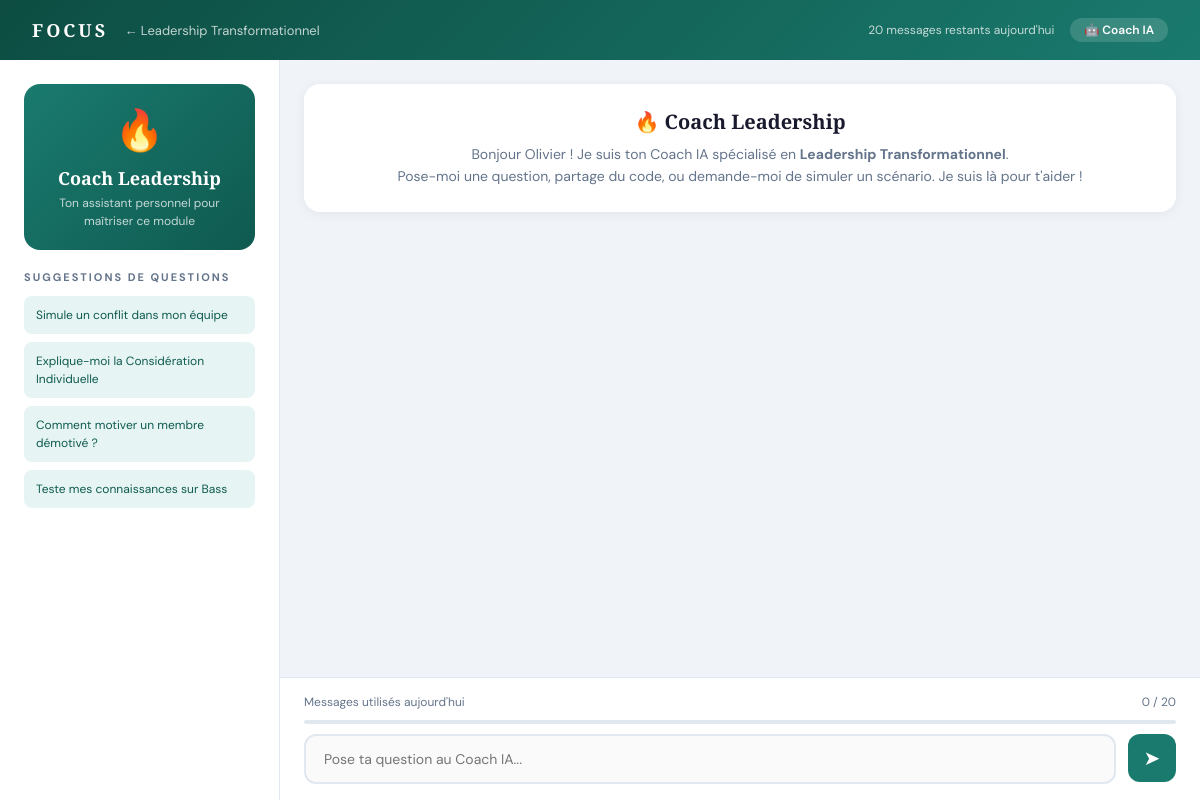
Page /modules/leadership/coach (signed in) on the committed database.
### tables this page shows
CREATE TABLE modules (
            id              INTEGER PRIMARY KEY AUTOINCREMENT,
            slug            TEXT    NOT NULL UNIQUE,
            title           TEXT    NOT NULL,
            description     TEXT,
            icon            TEXT,
            color           TEXT    NOT NULL DEFAULT '#1A7A6E',
            order_index     INTEGER NOT NULL DEFAULT 0,
            is_published    INTEGER NOT NULL DEFAULT 1,
            passing_score   INTEGER NOT NULL DEFAULT 70,
            created_at      TEXT    NOT NULL DEFAULT (datetime('now'))
        );

CREATE TABLE users (
            id              INTEGER PRIMARY KEY AUTOINCREMENT,
            full_name       TEXT    NOT NULL,
            email           TEXT    NOT NULL UNIQUE,
            password_hash   TEXT    NOT NULL,
            role            TEXT    NOT NULL DEFAULT 'member'
                                    CHECK(role IN ('member', 'admin')),
            establishment   TEXT,
            city            TEXT,
            bio             TEXT,
            avatar_url      TEXT,
            status          TEXT    NOT NULL DEFAULT 'pending'
                                    CHECK(status IN ('pending', 'active', 'suspended')),
            points          INTEGER NOT NULL DEFAULT 0,
            created_at      TEXT    NOT NULL DEFAULT (datetime('now')),
            last_login      TEXT,
            email_verified  INTEGER NOT NULL DEFAULT 0
        );

### app.py (the view)
@app.route("/modules/<slug>/coach")
@login_required
def coach_page(slug):
    user   = get_current_user()
    module = get_module_by_slug(slug)
    if not module:
        return redirect(url_for("modules_catalogue"))
    count = get_ai_message_count_today(user["id"], slug)
    return render_template("modules/coach.html",
        user=user, module=module,
        count=count, max_count=MAX_AI_MESSAGES_PER_DAY)

### app.py (called while the page is built)
def login_required(f):
    @wraps(f)
    def decorated(*args, **kwargs):
        if "user_id" not in session:
            flash("Connecte-toi pour accéder à cette page.", "warning")
            return redirect(url_for("login"))
        return f(*args, **kwargs)
    return decorated

def get_current_user():
    if "user_id" in session:
        return get_user_by_id(session["user_id"])
    return None

### database/db.py (called while the page is built, shortened)
def get_db():
    conn = sqlite3.connect(DB_PATH)
    conn.execute('PRAGMA foreign_keys = ON')
    conn.row_factory = sqlite3.Row
    return conn

def get_user_by_id(user_id):
    conn = get_db()
    user = conn.execute("SELECT * FROM users WHERE id=?", (user_id,)).fetchone()
    conn.close()
    return user

def get_module_by_slug(slug):
    conn = get_db()
    row = conn.execute("SELECT * FROM modules WHERE slug=?", (slug,)).fetchone()
    conn.close()
    return row

def get_ai_message_count_today(user_id, module_slug):
    conn = get_db()
    row = conn.execute(
        "SELECT session_count FROM ai_sessions WHERE user_id=? AND module_slug=? AND session_date=?",
        (user_id, module_slug, date.today().isoformat())
    ).fetchone()
    conn.close()
    return row["session_count"] if row else 0

### templates/modules/coach.html (shortened to what this page needs)
<!DOCTYPE html>
<html lang="fr">
<head>
</head>
<body>
<div class="topbar">
  <div class="topbar-left">
    <a href="/dashboard" class="topbar-logo">FOCUS</a>
    <a href="/modules/{{ module['slug'] }}" class="back-link">← {{ module['title'] }}</a>
  </div>
  <div style="display:flex;align-items:center;gap:16px">
    <span class="quota-display" id="quota-top">{{ max_count - count }} messages restants aujourd'hui</span>
    <span class="ai-badge">🤖 Coach IA</span>
  </div>
</div>
<div class="chat-layout">
  <div class="chat-sidebar">
    <div class="coach-card">
      <div class="coach-avatar">{{ module['icon'] }}</div>
      <div class="coach-name">Coach {{ module['title'].split()[0] }}</div>
      <div class="coach-desc">Ton assistant personnel pour maîtriser ce module</div>
    </div>
    <div class="tips-title">Suggestions de questions</div>
    {% if module['slug'] == 'leadership' %}
      <div class="tip-item" onclick="usePrompt(this)">Simule un conflit dans mon équipe</div>
      <div class="tip-item" onclick="usePrompt(this)">Explique-moi la Considération Individuelle</div>
      <div class="tip-item" onclick="usePrompt(this)">Comment motiver un membre démotivé ?</div>
      <div class="tip-item" onclick="usePrompt(this)">Teste mes connaissances sur Bass</div>
    {% endif %}
  </div>
  <div class="chat-main">
    <div class="chat-messages" id="messages">
      <div class="welcome-msg">
        <h3>{{ module['icon'] }} Coach {{ module['title'].split()[0] }}</h3>
        <p>Bonjour {{ user['full_name'].split()[0] }} ! Je suis ton Coach IA spécialisé en <strong>{{ module['title'] }}</strong>.<br>
        Pose-moi une question, partage du code, ou demande-moi de simuler un scénario. Je suis là pour t'aider !</p>
      </div>
    </div>
    <div class="chat-input-area">
      <div class="quota-bar">
        <span>Messages utilisés aujourd'hui</span>
        <span id="quota-text">{{ count }} / {{ max_count }}</span>
      </div>
      <div class="quota-progress">
      </div>
      <div class="input-row">
        <textarea class="chat-input" id="chat-input" rows="1"
          placeholder="Pose ta question au Coach IA..."
          onkeydown="handleKey(event)"
          oninput="autoResize(this)"></textarea>
        <button class="send-btn" id="send-btn" onclick="sendMessage()">➤</button>
      </div>
    </div>
  </div>
</div>
</body>
</html>

### templates/modules/coach.html (style rules this page uses)
:root { --teal:#1A7A6E; --teal-dark:#0F5A50; --teal-light:#E6F5F3; --gold:#C8A84B; --gold-light:#F5EDD6; --ink:#1A1A2E; --soft:#64748B; --border:#E2E8F0; }
* { margin:0; padding:0; box-sizing:border-box; }
body { font-family:'DM Sans',sans-serif; background:#F0F4F8; height:100vh; display:flex; flex-direction:column; }
.topbar { background:linear-gradient(135deg,#0D4D42,var(--teal)); padding:0 32px; height:60px; display:flex; align-items:center; justify-content:space-between; flex-shrink:0; }
.topbar-left { display:flex; align-items:center; gap:16px; }
.topbar-logo { font-family:'Playfair Display',serif; font-size:18px; font-weight:900; color:white; letter-spacing:3px; text-decoration:none; }
.back-link { color:rgba(255,255,255,0.75); text-decoration:none; font-size:13px; }
.ai-badge { background:rgba(255,255,255,0.15); color:white; padding:4px 14px; border-radius:20px; font-size:12px; font-weight:600; }
.quota-display { color:rgba(255,255,255,0.75); font-size:12px; }
.chat-layout { display:flex; flex:1; overflow:hidden; }
.chat-sidebar { width:280px; background:white; border-right:1px solid var(--border); display:flex; flex-direction:column; padding:24px; flex-shrink:0; }
.coach-card { background:linear-gradient(135deg,var(--teal),var(--teal-dark)); border-radius:16px; padding:20px; color:white; margin-bottom:20px; text-align:center; }
.coach-avatar { font-size:40px; margin-bottom:10px; }
.coach-name { font-family:'Playfair Display',serif; font-size:18px; font-weight:700; margin-bottom:4px; }
.coach-desc { font-size:12px; opacity:0.75; line-height:1.5; }
.tips-title { font-size:11px; font-weight:700; color:var(--soft); letter-spacing:2px; text-transform:uppercase; margin-bottom:12px; }
.tip-item { background:var(--teal-light); border-radius:8px; padding:10px 12px; font-size:12px; color:var(--teal-dark); margin-bottom:8px; line-height:1.5; cursor:pointer; transition:background 0.2s; }
.chat-main { flex:1; display:flex; flex-direction:column; overflow:hidden; }
.chat-messages { flex:1; overflow-y:auto; padding:24px; display:flex; flex-direction:column; gap:16px; }
.welcome-msg { background:white; border-radius:16px; padding:24px; box-shadow:0 2px 12px rgba(0,0,0,0.06); text-align:center; }
.welcome-msg h3 { font-family:'Playfair Display',serif; font-size:20px; color:var(--ink); margin-bottom:8px; }
.welcome-msg p { font-size:14px; color:var(--soft); line-height:1.6; }
.chat-input-area { background:white; border-top:1px solid var(--border); padding:16px 24px; flex-shrink:0; }
.quota-bar { display:flex; justify-content:space-between; font-size:12px; color:var(--soft); margin-bottom:10px; }
.quota-progress { height:4px; background:var(--border); border-radius:4px; overflow:hidden; margin-bottom:10px; }
.input-row { display:flex; gap:12px; }
.chat-input { flex:1; padding:14px 18px; border:2px solid var(--border); border-radius:12px; font-family:'DM Sans',sans-serif; font-size:14px; color:var(--ink); background:#FAFAFA; outline:none; resize:none; transition:border-color 0.2s, box-shadow 0.2s; }
.send-btn { width:48px; height:48px; border-radius:12px; background:var(--teal); color:white; border:none; font-size:20px; cursor:pointer; flex-shrink:0; transition:background 0.2s, transform 0.15s; display:flex; align-items:center; justify-content:center; }

### rows in the picture
modules: title "Leadership Transformationnel", icon "🔥", title "Leadership"
users: full_name "Olivier"

### other values in the picture
{{ max_count - count }} "20"
{{ count }} "0"
{{ max_count }} "20"
